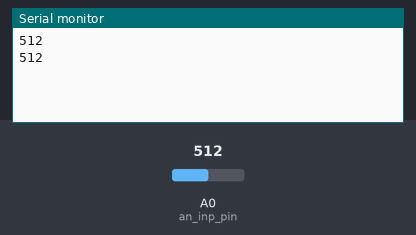
The sketch below on a simulated Arduino Uno, built with avr-gcc and run on an emulated ATmega328P. Shown: the last lines printed to the serial monitor. The inputs (shaded band) are chosen by the test bench; at power-on: A0 (an_inp_pin) = 512.

Above: at 1.8 s.
1.9 s: A0 (an_inp_pin) set to 716
At 2.8 s:
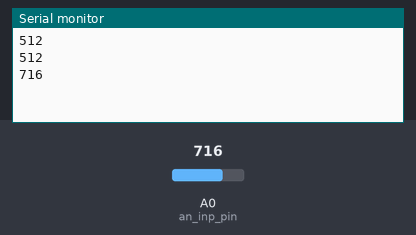
3.4 s: A0 (an_inp_pin) set to 900
At 4.8 s:
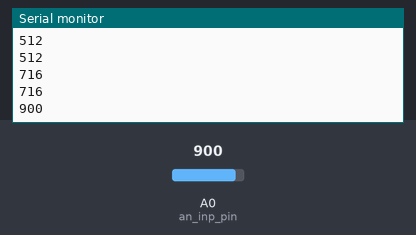
Timing chart, 0 to 6.4 s (numbered marks = the images above; inputs shaded):
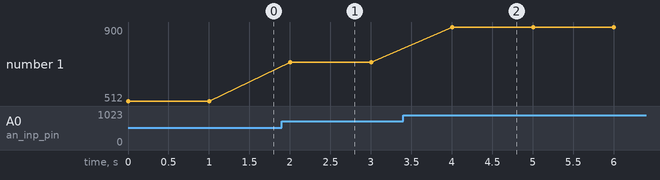

Measured:
- after the input at 1.9 s, the serial monitor: prints a new line after 0.10 s (image 1)
- after the input at 3.4 s, the serial monitor: prints a new line after 0.60 s (image 2)
- plotted number 1: 512 → 716 after the input at 1.9 s, 716 → 900 after the input at 3.4 s

The sketch:

AnalogInputExample.ino
```cpp
#include <Basic_Input.h>
//#include <Beginner_LED.h>

// global-scope variable
in_analog an_inp;

// variable brightness led
//ana_LED variable_LED;

void setup()
{
  // initialize as input pin (only needed once).
  int an_inp_pin = A0;
  an_inp.setup_in_analog(an_inp_pin);

  Serial.begin(9600);
}

void loop()
{
  int waiting_ms=1000;
  int inp_val;

  if( an_inp.read_input(inp_val)== true)
  {
    Serial.println();
    Serial.print(inp_val);
    Serial.println();
    delay(waiting_ms);
  }

}
```
